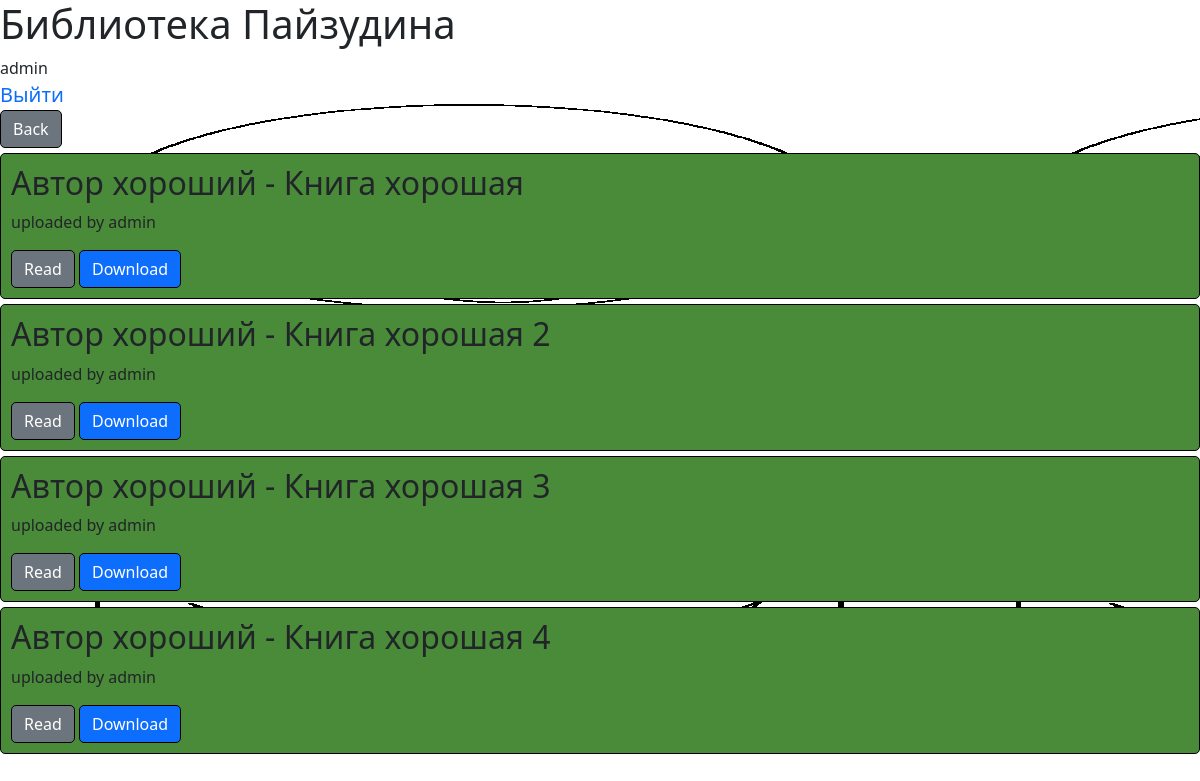
Screenshot of /my_books (signed in) with the database file from the repository.
### data/users.py (models this page shows, shortened)
class User(SqlAlchemyBase, UserMixin, SerializerMixin):
    __tablename__ = 'users'
    id = sqlalchemy.Column(sqlalchemy.Integer, primary_key=True, autoincrement=True)
    username = sqlalchemy.Column(sqlalchemy.String, unique=True)
    email = sqlalchemy.Column(sqlalchemy.String, index=True, unique=True)
    hashed_password = sqlalchemy.Column(sqlalchemy.String)

### data/books.py (models this page shows)
class Book(SqlAlchemyBase, SerializerMixin):
    __tablename__ = 'books'
    id = sqlalchemy.Column(sqlalchemy.Integer, primary_key=True, autoincrement=True)
    title = sqlalchemy.Column(sqlalchemy.String)
    file = sqlalchemy.Column(sqlalchemy.String)
    user_uploaded = sqlalchemy.Column(sqlalchemy.Integer, sqlalchemy.ForeignKey("users.id"))
    author_id = sqlalchemy.Column(sqlalchemy.Integer, sqlalchemy.ForeignKey("authors.id"))
    author_name = sqlalchemy.Column(sqlalchemy.String, sqlalchemy.ForeignKey("authors.name"))
    user_uploaded_name = sqlalchemy.Column(sqlalchemy.String, sqlalchemy.ForeignKey("users.username"))

### main.py (the view)
@app.route('/my_books', methods=['GET'])
@login_required
def my_books():
    db_sess = db_session.create_session()
    results = []
    for book in db_sess.query(Book).filter(Book.user_uploaded == current_user.id).all():
        results.append(book)
    return render_template('found_books.html', books=results)

### data/db_session.py (called while the page is built)
def create_session() -> Session:
    global __factory
    return __factory()

### main.py (called while the page is built)
@login_manager.user_loader
def load_user(user_id):
    db_sess = db_session.create_session()
    return db_sess.query(User).get(user_id)

### templates/found_books.html (shortened to what this page needs)
{% extends "base.html" %}
{% block content %}
<a href="/" class="btn btn-secondary">Back</a>
{% if books %}
{% for i in books%}
<div class="book">
<h2>{{ i.author_name }} - {{ i.title }}</h2>
<p>uploaded by {{i.user_uploaded_name}}</p>
<a href="read_book/{{ i.id }}" class="btn btn-secondary">Read</a>
<a class="btn btn-primary" href="/download_book/{{ i.file }}" download="{{ i.file }}">Download</a>
</div>
{% endfor %}
{% else %}
<h2>Nothing found :(</h2>
{% endif %}
{% endblock %}

### templates/base.html (shortened to what this page needs)
<!DOCTYPE html>
<html lang="en">
<head>
      <link rel="stylesheet" type="text/css" href="/static/css/style.css" />
      <link rel="stylesheet"
                    href="https://cdn.jsdelivr.net/npm/bootstrap@5.0.0-beta1/dist/css/bootstrap.min.css"
>
    <h1>Библиотека Пайзудина</h1>
    </head>
    <body class="sas">
    <nav>
        {% if current_user.is_authenticated %}
        <div>{{ current_user.username }}</div>
    <a class="navbar-brand" href="/logout">Выйти</a>
{% else %}
    <p>
        <a class="btn btn-primary " href="/register">Зарегистрироваться</a>
        <a class="btn btn-success" href="/login">Войти</a>
    </p>
{% endif %}
    </nav>
        {% block content %}{% endblock %}
    </body>
</html>

### static/css/style.css (style rules this page uses)
div.book { margin-top: 5px; background-color: #498b38; border: 1px solid black; border-radius: 5px; padding: 10px; }
a.btn { border: 1px solid black; border-radius: 5px; }
body.sas { background-image: url("../img/aleksei.png"); background-repeat: repeat; }

### rows the page displays
User: username "admin"
Book: author_name "Автор хороший", title "Книга хорошая", user_uploaded_name "admin"
Book: author_name "Автор хороший", title "Книга хорошая 2", user_uploaded_name "admin"
Book: author_name "Автор хороший", title "Книга хорошая 3", user_uploaded_name "admin"
Book: author_name "Автор хороший", title "Книга хорошая 4", user_uploaded_name "admin"
